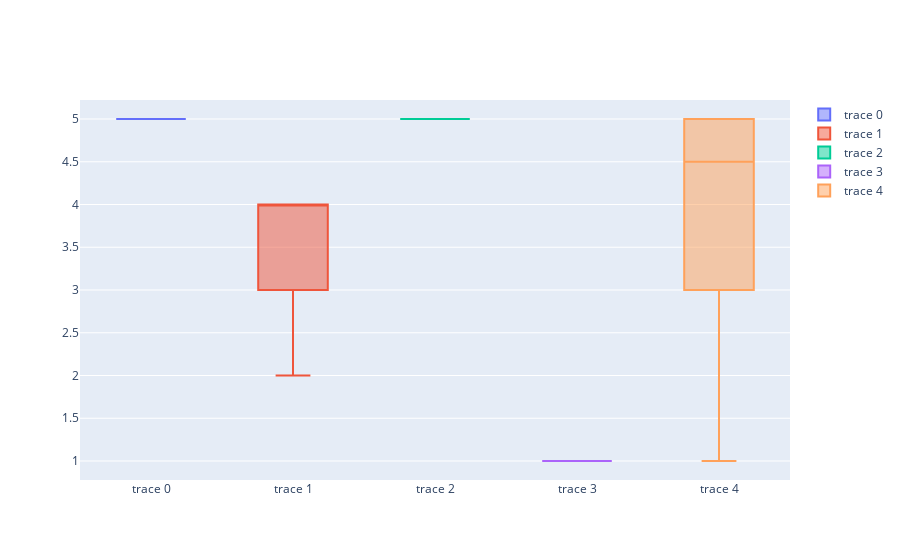

Write notebook code for a chart like this one.
### Code cell
fig = go.Figure()
fig.add_trace(go.Box(y=df_tmp[df_tmp['group'] == 0]['review_score']))
fig.add_trace(go.Box(y=df_tmp[df_tmp['group'] == 1]['review_score']))
fig.add_trace(go.Box(y=df_tmp[df_tmp['group'] == 2]['review_score']))
fig.add_trace(go.Box(y=df_tmp[df_tmp['group'] == 3]['review_score']))
fig.add_trace(go.Box(y=df_tmp[df_tmp['group'] == 4]['review_score']))
fig.show()

### Figure 1 — Plotly figure (JSON) as saved in the notebook; plotly's stock layout.template omitted (floating-point values rounded to 4 significant figures; data arrays with more than 128 entries replaced by an {"elided": "..."} marker saying what was removed)
{"data": [{"type": "box", "y": {"elided": "1458 int values"}}, {"type": "box", "y": {"elided": "1514 int values"}}, {"type": "box", "y": {"elided": "1326 int values"}}, {"type": "box", "y": {"elided": "404 int values"}}, {"type": "box", "y": [3, 5, 5, 5, 1, 1, 5, 4.5, 4, 1, 2, 5, 5, 5, 5, 5, 5, 3, 5, 5, 3, 5, 3, 3.5, 5, 1, 4.5, 4, 1, 4, 5, 4, 1, 5, 4, 3, 4, 4, 5, 4.5, 5, 4, 5, 3, 5, 4, 5, 3.5, 5, 4, 1, 4, 4, 5, 3, 1, 3, 3, 4, 5, 5, 5, 3, 5, 5, 4, 5, 5, 4.5, 2.5, 5, 4.5, 5, 3, 5, 1, 5, 5, 2, 4.5, 5, 3, 5, 5, 3.5, 3.5]}], "layout": {}}
